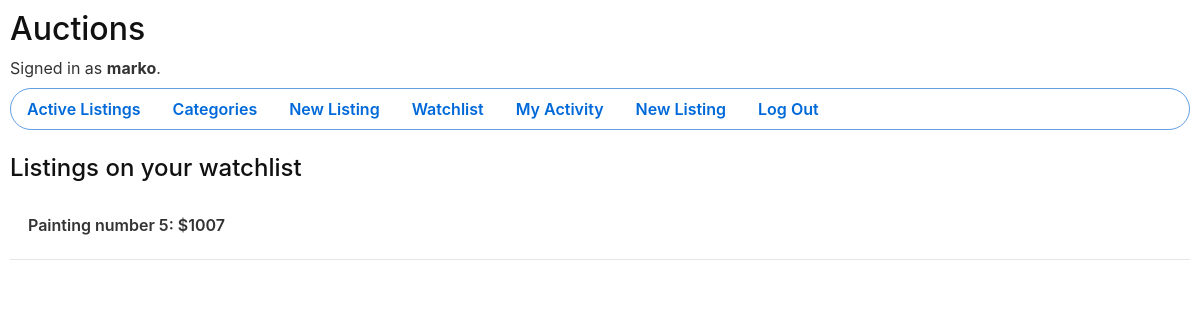
Before: /watchlist (signed in) with the older database file.
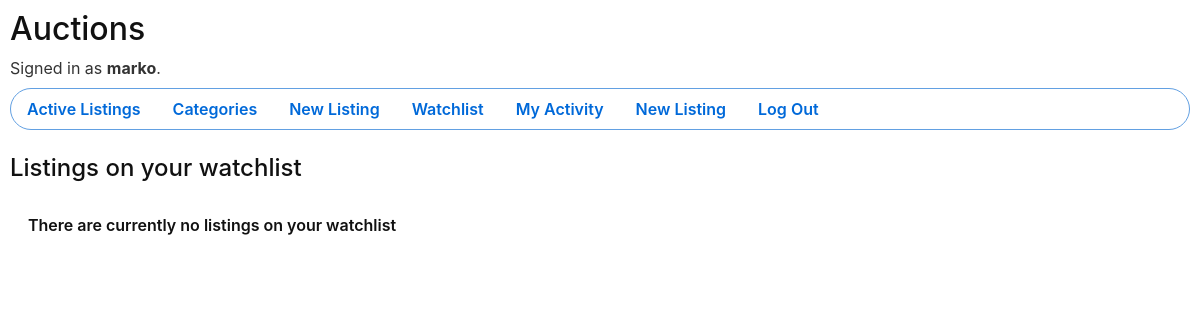
After: the same page with the newer database file.
### auctions/models.py (models this page shows, shortened)
class Listing(models.Model):
    LISTING_CATEGORIES = [
        ('FSHN', 'Fashion'),
        ('TYS', 'Toys'),
        ('ELCTRNCS', 'Electronics'),
        ('HM', 'Home'),
        ('SPRTS', 'Sports'),
        ('OTHR', 'Other')
    ]
    title = models.CharField(max_length=64)
    description = models.TextField()
    image_url = models.URLField(blank=True)
    category = models.CharField(max_length=64, choices=LISTING_CATEGORIES, default='OTHR')
    owner = models.ForeignKey(User, on_delete=models.CASCADE, related_name="user_listings")
    starting_price = models.PositiveIntegerField()
    created = models.DateTimeField(auto_now_add=True)
    is_active = models.BooleanField(default=True)
    def __str__(self):
        price = self.starting_price if not self.bids.exists() else self.bids.first().amount
        return f"{self.title}: ${price}"

class Bid(models.Model):
    bidder = models.ForeignKey(User, on_delete=models.CASCADE, related_name='user_bids')
    amount = models.PositiveIntegerField()
    listing = models.ForeignKey(Listing, on_delete=models.CASCADE, related_name='bids')
    created = models.DateTimeField(auto_now_add=True)
    class Meta:
        ordering = ['-amount']

### auctions/views.py (the view)
# urls.py: path("watchlist", views.watchlist, name="watchlist"),
@login_required
@require_http_methods(["GET"])
def watchlist(request: HttpRequest) -> HttpResponse:
    return render(request, 'auctions/watchlist.html', {
        'listings': request.user.watchlist.all()
    })

### auctions/templates/auctions/watchlist.html (shortened to what this page needs)
{% extends 'auctions/layout.html' %}
{% block body %}
<h4 class="body-title">Listings on your watchlist</h4>
<ul class="list-unstyled">
    {% for l in listings %}
        <a class="index-listing-link" href="{% url 'listing' l.id %}">
            <li class="list-element">
                {{ l }}
            </li>
        </a>
        <hr>
    {% empty %}
        <li class="list-element">There are currently no listings on your watchlist</li>
    {% endfor %}
</ul>
{% endblock %}

Changed rows visible on the page:
no longer on this page (row edited): Listing: id+title "Painting number 5: $1007"
Other visible differences:
text now shown: "There are currently no listings on your watchlist"
